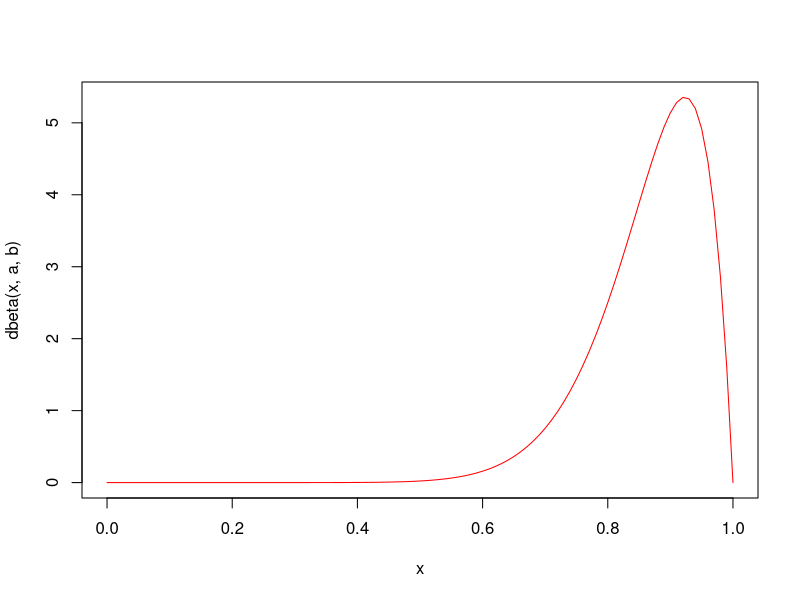
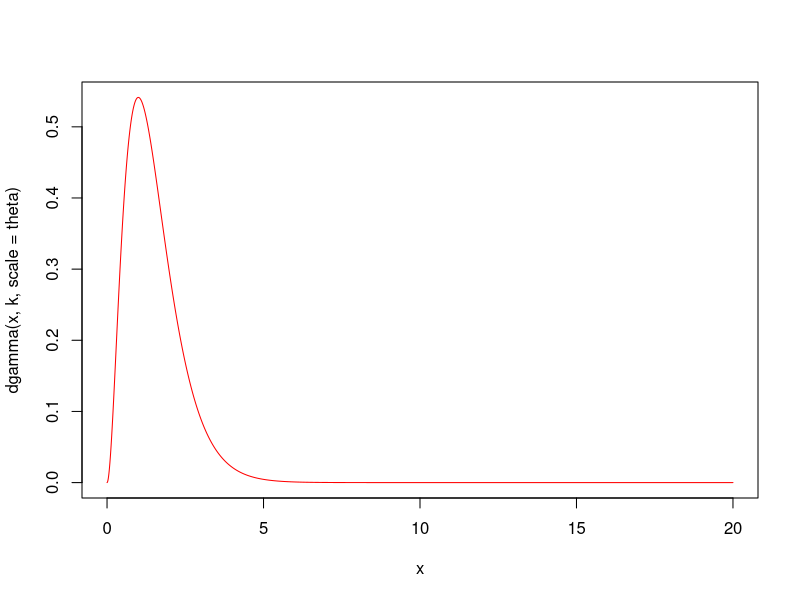

Write the R code that produced these figures, in order.
#! /usr/bin/Rscript
setwd("/home/lechen/Dropbox/Teaching/svn_teaching/2020_Spring_Math362/lectures/Codes")



# Plot Beta distributions
x = seq(0,1,0.01)
a = 13
b = 2
plot(x,dbeta(x,a,b),
     type="l",
     col="red")


# Plot gamma distributions
x = seq(0,20,0.01)
k= 3 # Shape parameter
theta = 0.5 # Scale parameter
plot(x,dgamma(x, k, scale = theta),
     type="l",
     col="red")
